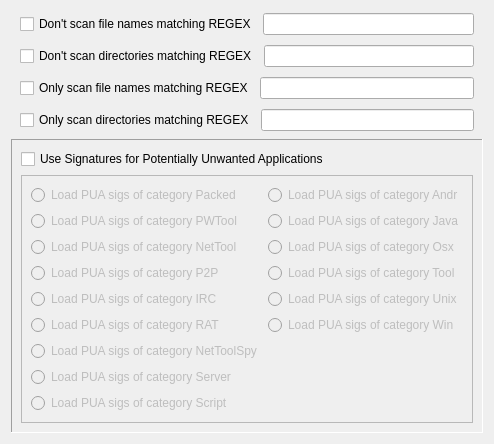
     <widget class="QWidget" name="wizardPage_7">
      <layout class="QGridLayout" name="gridLayout_12">
       <item row="3" column="0" colspan="2">
        <widget class="QFrame" name="frame04">
         <property name="minimumSize">
          <size>
           <width>0</width>
           <height>0</height>
          </size>
         </property>
         <property name="frameShape">
          <enum>QFrame::Shape::NoFrame</enum>
         </property>
         <property name="frameShadow">
          <enum>QFrame::Shadow::Raised</enum>
         </property>
         <layout class="QHBoxLayout" name="horizontalLayout_40">
          <property name="topMargin">
           <number>2</number>
          </property>
          <property name="bottomMargin">
           <number>2</number>
          </property>
          <item>
           <widget class="QCheckBox" name="pwonlyScanDirCheckBox">
            <property name="text">
             <string>Only scan directories matching REGEX</string>
            </property>
           </widget>
          </item>
          <item>
           <widget class="QLineEdit" name="pwonlyScanDirLineEdit"/>
          </item>
         </layout>
        </widget>
       </item>
       <item row="2" column="0" colspan="2">
        <widget class="QFrame" name="frame03">
         <property name="frameShape">
          <enum>QFrame::Shape::NoFrame</enum>
         </property>
         <property name="frameShadow">
          <enum>QFrame::Shadow::Raised</enum>
         </property>
         <layout class="QHBoxLayout" name="horizontalLayout_39">
          <property name="topMargin">
           <number>2</number>
          </property>
          <property name="bottomMargin">
           <number>2</number>
          </property>
          <item>
           <widget class="QCheckBox" name="pwonlyScanFileNameCheckBox">
            <property name="text">
             <string>Only scan file names matching REGEX</string>
            </property>
           </widget>
          </item>
          <item>
           <widget class="QLineEdit" name="pwonlyScanFileNameLineEdit"/>
          </item>
         </layout>
        </widget>
       </item>
       <item row="4" column="0" colspan="2">
        <widget class="QFrame" name="frame_3">
         <property name="frameShape">
          <enum>QFrame::Shape::Panel</enum>
         </property>
         <property name="frameShadow">
          <enum>QFrame::Shadow::Sunken</enum>
         </property>
         <layout class="QGridLayout" name="gridLayout_10">
          <item row="1" column="0">
           <widget class="QFrame" name="pwPUAFrame">
            <property name="enabled">
             <bool>false</bool>
            </property>
            <property name="frameShape">
             <enum>QFrame::Shape::StyledPanel</enum>
            </property>
            <property name="frameShadow">
             <enum>QFrame::Shadow::Raised</enum>
            </property>
            <layout class="QGridLayout" name="gridLayout_11">
             <item row="1" column="0">
              <widget class="QRadioButton" name="pwloadPUAPWToolRadioButton">
               <property name="text">
                <string>Load PUA sigs of category PWTool</string>
               </property>
               <property name="autoExclusive">
                <bool>false</bool>
               </property>
              </widget>
             </item>
             <item row="6" column="0">
              <widget class="QRadioButton" name="pwloadPUANetToolSpyRadioButton">
               <property name="text">
                <string>Load PUA sigs of category NetToolSpy</string>
               </property>
               <property name="autoExclusive">
                <bool>false</bool>
               </property>
              </widget>
             </item>
             <item row="2" column="0">
              <widget class="QRadioButton" name="pwloadPUANetToolRadioButton">
               <property name="text">
                <string>Load PUA sigs of category NetTool</string>
               </property>
               <property name="checked">
                <bool>false</bool>
               </property>
               <property name="autoExclusive">
                <bool>false</bool>
               </property>
              </widget>
             </item>
             <item row="4" column="0">
              <widget class="QRadioButton" name="pwloadPUAIRCRadioButton">
               <property name="text">
                <string>Load PUA sigs of category IRC</string>
               </property>
               <property name="autoExclusive">
                <bool>false</bool>
               </property>
              </widget>
             </item>
             <item row="5" column="0">
              <widget class="QRadioButton" name="pwloadPUARATRadioButton">
               <property name="text">
                <string>Load PUA sigs of category RAT</string>
               </property>
               <property name="autoExclusive">
                <bool>false</bool>
               </property>
              </widget>
             </item>
             <item row="3" column="0">
              <widget class="QRadioButton" name="pwloadPUAP2PRadioButton">
               <property name="text">
                <string>Load PUA sigs of category P2P</string>
               </property>
               <property name="autoExclusive">
                <bool>false</bool>
               </property>
              </widget>
             </item>
             <item row="7" column="0">
              <widget class="QRadioButton" name="pwloadPUAServerRadioButton">
               <property name="text">
                <string>Load PUA sigs of category Server</string>
               </property>
               <property name="autoExclusive">
                <bool>false</bool>
               </property>
              </widget>
             </item>
             <item row="8" column="0">
              <widget class="QRadioButton" name="pwloadPUAScriptRadioButton">
               <property name="text">
                <string>Load PUA sigs of category Script</string>
               </property>
               <property name="checked">
                <bool>false</bool>
               </property>
               <property name="autoExclusive">
                <bool>false</bool>
               </property>
              </widget>
             </item>
             <item row="0" column="0">
              <widget class="QRadioButton" name="pwloadPUAPackedRadioButon">
               <property name="text">
                <string>Load PUA sigs of category Packed</string>
               </property>
               <property name="checked">
                <bool>false</bool>
               </property>
               <property name="autoExclusive">
                <bool>false</bool>
               </property>
              </widget>
             </item>
             <item row="0" column="1">
              <widget class="QRadioButton" name="pwloadPUAAndrRadioButton">
               <property name="text">
                <string>Load PUA sigs of category Andr</string>
               </property>
               <property name="autoExclusive">
                <bool>false</bool>
               </property>
              </widget>
             </item>
             <item row="1" column="1">
              <widget class="QRadioButton" name="pwloadPUAJavaRadioButton">
               <property name="text">
                <string>Load PUA sigs of category Java</string>
               </property>
               <property name="autoExclusive">
                <bool>false</bool>
               </property>
              </widget>
             </item>
             <item row="2" column="1">
              <widget class="QRadioButton" name="pwloadPUAOsxRadioButton">
               <property name="text">
                <string>Load PUA sigs of category Osx</string>
               </property>
               <property name="autoExclusive">
                <bool>false</bool>
               </property>
              </widget>
             </item>
             <item row="3" column="1">
              <widget class="QRadioButton" name="pwloadPUAToolRadioButton">
               <property name="text">
                <string>Load PUA sigs of category Tool</string>
               </property>
               <property name="autoExclusive">
                <bool>false</bool>
               </property>
              </widget>
             </item>
             <item row="4" column="1">
              <widget class="QRadioButton" name="pwloadPUAUnixRadioButton">
               <property name="text">
                <string>Load PUA sigs of category Unix</string>
               </property>
               <property name="autoExclusive">
                <bool>false</bool>
               </property>
              </widget>
             </item>
             <item row="5" column="1">
              <widget class="QRadioButton" name="pwloadPUAWinRadioButton">
               <property name="text">
                <string>Load PUA sigs of category Win</string>
               </property>
               <property name="autoExclusive">
                <bool>false</bool>
               </property>
              </widget>
             </item>
            </layout>
           </widget>
          </item>
          <item row="0" column="0">
           <widget class="QCheckBox" name="pwenablePUACheckBox">
            <property name="text">
             <string>Use Signatures for Potentially Unwanted Applications</string>
            </property>
           </widget>
          </item>
         </layout>
        </widget>
       </item>
       <item row="0" column="0" colspan="2">
        <widget class="QFrame" name="frame01">
         <property name="frameShape">
          <enum>QFrame::Shape::NoFrame</enum>
         </property>
         <property name="frameShadow">
          <enum>QFrame::Shadow::Raised</enum>
         </property>
         <layout class="QHBoxLayout" name="horizontalLayout_37">
          <property name="topMargin">
           <number>2</number>
          </property>
          <property name="bottomMargin">
           <number>2</number>
          </property>
          <item>
           <widget class="QCheckBox" name="pwdontScanFileNameCheckBox">
            <property name="text">
             <string>Don't scan file names matching REGEX</string>
            </property>
           </widget>
          </item>
          <item>
           <widget class="QLineEdit" name="pwdontScanFileNameLineEdit"/>
          </item>
         </layout>
        </widget>
       </item>
       <item row="1" column="0" colspan="2">
        <widget class="QFrame" name="frame02">
         <property name="frameShape">
          <enum>QFrame::Shape::NoFrame</enum>
         </property>
         <property name="frameShadow">
          <enum>QFrame::Shadow::Raised</enum>
         </property>
         <layout class="QHBoxLayout" name="horizontalLayout_38">
          <property name="topMargin">
           <number>2</number>
          </property>
          <property name="bottomMargin">
           <number>2</number>
          </property>
          <item>
           <widget class="QCheckBox" name="pwdontScanDirCheckBox">
            <property name="text">
             <string>Don't scan directories matching REGEX</string>
            </property>
           </widget>
          </item>
          <item>
           <widget class="QLineEdit" name="pwdontScanDirLineEdit"/>
          </item>
         </layout>
        </widget>
       </item>
      </layout>
     </widget>
